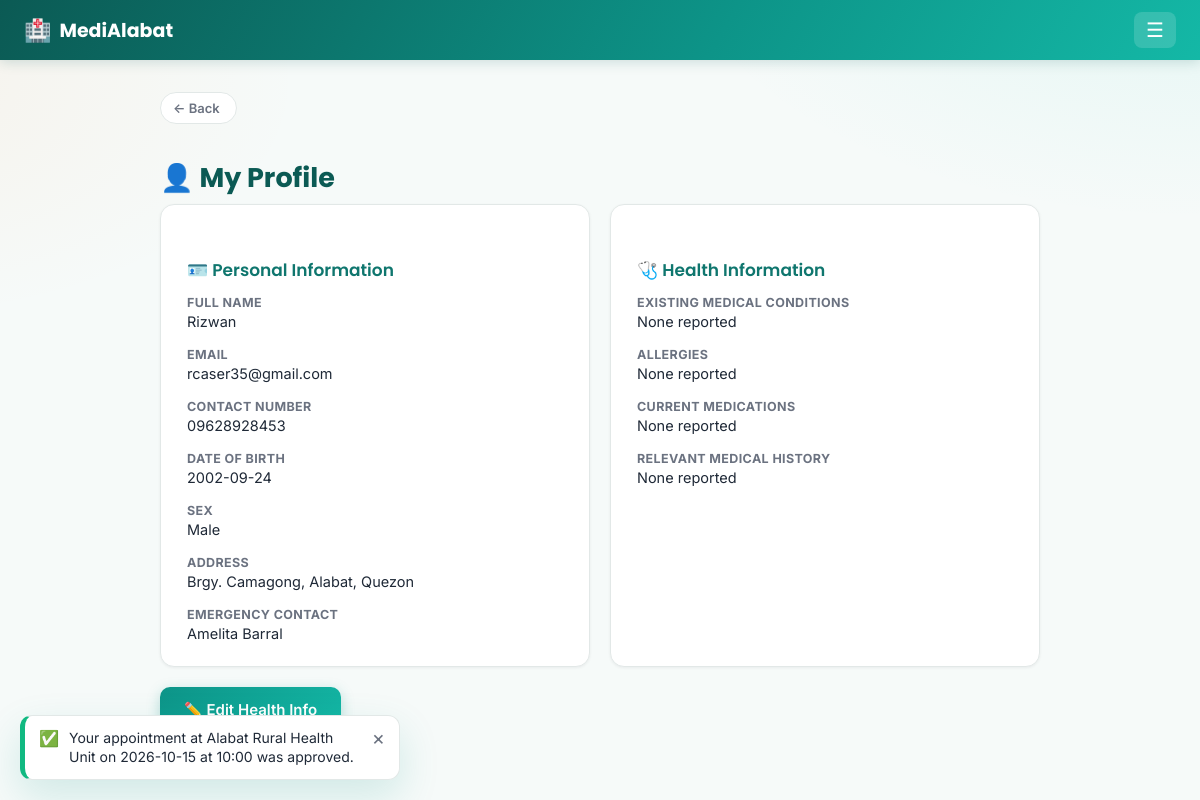
Screenshot of /profile (signed in) with the database file from the repository.
### tables this page shows
CREATE TABLE users (
    id INTEGER PRIMARY KEY AUTOINCREMENT,
    role TEXT NOT NULL CHECK(role IN ('patient', 'staff')),
    full_name TEXT NOT NULL,
    email TEXT UNIQUE NOT NULL,
    password_hash TEXT NOT NULL,
    contact_number TEXT,
    created_at TEXT DEFAULT CURRENT_TIMESTAMP
, first_name TEXT, middle_name TEXT, last_name TEXT, status TEXT NOT NULL DEFAULT 'active', reviewed_by INTEGER, reviewed_at TEXT);

CREATE TABLE patient_profiles (
    user_id INTEGER PRIMARY KEY REFERENCES users(id) ON DELETE CASCADE,
    date_of_birth TEXT,
    address TEXT,
    sex TEXT,
    emergency_contact TEXT,
    existing_conditions TEXT,
    allergies TEXT,
    medications TEXT,
    medical_history TEXT
, emergency_contact_name TEXT, emergency_contact_relation TEXT, emergency_contact_number TEXT);

### app.py (the view)
@app.route("/profile")
@login_required(role="patient")
def patient_profile(user):
    conn = get_db()
    profile = conn.execute(
        "SELECT * FROM patient_profiles WHERE user_id = ?", (user["id"],)
    ).fetchone()
    conn.close()
    return render_template("patient/profile.html", profile=profile)

### app.py (called while the page is built)
def current_user():
    if "user_id" not in session:
        return None
    conn = get_db()
    user = conn.execute("SELECT * FROM users WHERE id = ?", (session["user_id"],)).fetchone()
    conn.close()
    return user

def current_lang():
    return session.get("lang", DEFAULT_LANG)

@app.context_processor
def inject_globals():
    lang = current_lang()
    def fdate(d):
        """'October 8, 2026' / 'Oktubre 8, 2026' — month name follows the active language."""
        return f"{_t('month.' + str(d.month), lang=lang)} {d.day}, {d.year}"
    def fdatetime(value):
        """Format a stored 'YYYY-MM-DD HH:MM' string; returns '' for empty/unparseable values."""
        try:
            dt = datetime.strptime(value, "%Y-%m-%d %H:%M")
        except (TypeError, ValueError):
            return ""
        hour12 = dt.hour % 12 or 12
        return f"{fdate(dt.date())} · {hour12}:{dt.minute:02d} {'AM' if dt.hour < 12 else 'PM'}"
    return {
        "current_user": current_user(),
        "current_lang": lang,
        "t": lambda key, **kwargs: _t(key, lang=lang, **kwargs),
        "fdate": fdate,
        "fdatetime": fdatetime,
    }

def login_required(role=None):
    def decorator(view):
        @functools.wraps(view)
        def wrapped(*args, **kwargs):
            user = current_user()
            if user is None:
                return redirect(url_for("login"))
            if user["role"] == "staff" and user["status"] != "active":
                session.clear()                    # an unapproved / rejected staff account must never get in
                return redirect(url_for("login"))
            if role and user["role"] != role:
                abort(403)
            return view(user, *args, **kwargs)
        return wrapped
    return decorator

### db.py (called while the page is built)
def get_db():
    conn = sqlite3.connect(DB_PATH)
    conn.row_factory = sqlite3.Row
    conn.execute("PRAGMA foreign_keys = ON")
    return conn

### translations.py (called while the page is built)
def t(key, lang="en", **kwargs):
    entry = TRANSLATIONS.get(key)
    if not entry:
        return key
    text = entry.get(lang) or entry.get(DEFAULT_LANG) or key
    if kwargs:
        try:
            text = text.format(**kwargs)
        except (KeyError, IndexError):
            pass
    return text

### templates/patient/profile.html (shortened to what this page needs)
{% extends "base.html" %}
{% block content %}
<h1 class="fade-in">👤 {{ t('profile.title') }}</h1>
<div class="two-col">
    <div class="card fade-in">
        <h2>🪪 {{ t('profile.personal_info') }}</h2>
        <dl class="detail-list">
            <dt>{{ t('auth.full_name') }}</dt><dd>{{ current_user.full_name }}</dd>
            <dt>{{ t('auth.email_only') }}</dt><dd>{{ current_user.email }}</dd>
            <dt>{{ t('auth.contact_number') }}</dt><dd>{{ current_user.contact_number }}</dd>
            <dt>{{ t('auth.dob') }}</dt><dd>{{ profile.date_of_birth }}</dd>
            <dt>{{ t('auth.sex') }}</dt><dd>{{ profile.sex }}</dd>
            <dt>{{ t('auth.address') }}</dt><dd>{{ profile.address }}</dd>
            {% if profile.emergency_contact_name or profile.emergency_contact_relation or profile.emergency_contact_number %}
            <dt>{{ t('profile.emergency_contact_name') }}</dt><dd>{{ profile.emergency_contact_name or t('profile.none_reported') }}</dd>
            <dt>{{ t('profile.emergency_contact_relation') }}</dt><dd>{{ profile.emergency_contact_relation or t('profile.none_reported') }}</dd>
            <dt>{{ t('profile.emergency_contact_number') }}</dt><dd>{{ profile.emergency_contact_number or t('profile.none_reported') }}</dd>
            {% else %}
            <dt>{{ t('profile.emergency_contact') }}</dt><dd>{{ profile.emergency_contact or t('profile.none_reported') }}</dd>
            {% endif %}
        </dl>
    </div>
    <div class="card fade-in">
        <h2>🩺 {{ t('profile.health_info') }}</h2>
        <dl class="detail-list">
            <dt>{{ t('profile.existing_conditions') }}</dt><dd>{{ profile.existing_conditions or t('profile.none_reported') }}</dd>
            <dt>{{ t('profile.allergies') }}</dt><dd>{{ profile.allergies or t('profile.none_reported') }}</dd>
            <dt>{{ t('profile.medications') }}</dt><dd>{{ profile.medications or t('profile.none_reported') }}</dd>
            <dt>{{ t('profile.medical_history') }}</dt><dd>{{ profile.medical_history or t('profile.none_reported') }}</dd>
        </dl>
    </div>
</div>
<a href="{{ url_for('patient_profile_edit') }}" class="btn-primary">✏️ {{ t('profile.edit_btn') }}</a>
{% endblock %}

### static/style.css (style rules this page uses)
:root { --primary: #0d9488; --primary-dark: #0f766e; --primary-darker: #0b5a54; --accent: #2dd4bf; --accent-warm: #fb923c; --bg: #f6faf9; --card-bg: #ffffff; --text: #1f2937; --muted: #6b7280; --danger: #dc2626; --border: #e2e8e7; --radius: 14px; --radius-lg: 20px; --shadow-sm: 0 1px 3px rgba(15, 23, 42, 0.06); --shadow-md: 0 8px 24px rgba(13, 148, 136, 0.10); --shadow-lg: 0 16px 40px rgba(13, 148, 136, 0.16); --heading: var(--primary-darker); --subheading: var(--primary-dark); --input-bg: #fbfdfd; --surface-faint: #edf2f1; --control-bg: #ffffff; --hero-gradient: linear-gradient(135deg, #0d9488 0%, #14b8a6 50%, #2dd4bf 100%); --nav-gradient: linear-gradient(120deg, #0b5a54, #0d9488 60%, #14b8a6); --btn-gradient: linear-gradient(135deg, #0d9488, #14b8a6); --btn-shadow: rgba(13, 148, 136, 0.28); --solid: #0d9488; --tint: #ecfdf9; --tint-strong: #d1fae5; --text-on-tint: #0b5a54; --ai-card-bg: linear-gradient(135deg, #ecfdf9, #fff7ed); --danger-tint: #fef2f2; --warn-tint: #fff7ed; --chip-pending-bg: #fef3c7; --chip-pending-fg: #92400e; --chip-approved-bg: #d1fae5; --chip-approved-fg: #065f46; --chip-resched-bg: #fed7aa; --chip-resched-fg: #9a3412; --flash-ok-bg: #d1fae5; --flash-ok-fg: #065f46; --flash-err-bg: #fee2e2; --flash-err-fg: #991b1b; --slot-open-fg: #065f46; --slot-blocked-bg: #fef2f2; --slot-blocked-border: #fecaca; --slot-blocked-fg: #991b1b; --slot-approved-bg: #ecfdf9; --sun: #dc2626; --sat: #2563eb; --am-bg: #fff7ed; --am-border: #fed7aa; --am-fg: #9a3412; --am-label: #b45309; --pm-bg: #eef2ff; --pm-border: #c7d2fe; --pm-fg: #3730a3; --pm-label: #4338ca; color-scheme: light; }
* { box-sizing: border-box; overflow-wrap: break-word; }
body { margin: 0; font-family: 'Inter', system-ui, -apple-system, sans-serif; transition: background-color 0.2s ease, color 0.2s ease; background: radial-gradient(900px 500px at 100% -10%, rgba(45, 212, 191, 0.10), transparent 60%), radial-gradient(700px 400px at -10% 10%, rgba(251, 146, 60, 0.07), transparent 60%), var(--bg); background-attachment: fixed; color: var(--text); -webkit-font-smoothing: antialiased; }
h1, h2, h3, .brand, .brand-lg { font-family: 'Poppins', 'Inter', system-ui, sans-serif; }
a { color: var(--primary); text-decoration: none; transition: color 0.15s ease; }
.fade-in { animation: fadeInUp 0.35s ease both; }
h1 { font-size: 27px; margin-bottom: 6px; font-weight: 700; color: var(--heading); }
h2 { font-size: 17px; margin-top: 30px; margin-bottom: 12px; color: var(--subheading); font-weight: 600; }
.card { background: var(--card-bg); border: 1px solid var(--border); border-radius: var(--radius); padding: 22px 26px; margin-bottom: 20px; box-shadow: var(--shadow-sm); transition: box-shadow 0.2s ease, transform 0.2s ease; }
.btn-primary { background: var(--btn-gradient); color: white; border: none; padding: 13px 24px; border-radius: 10px; font-size: 15px; font-weight: 600; display: inline-block; text-align: center; box-shadow: 0 4px 14px var(--btn-shadow); transition: transform 0.15s ease, box-shadow 0.15s ease; }
.detail-list { display: grid; grid-template-columns: 1fr; row-gap: 3px; margin: 0; }
.detail-list dt { color: var(--muted); font-size: 12.5px; font-weight: 700; text-transform: uppercase; letter-spacing: 0.03em; overflow-wrap: break-word; margin-top: 12px; }
.detail-list dt:first-of-type { margin-top: 0; }
.detail-list dd { margin: 0 0 2px; overflow-wrap: break-word; font-size: 14.5px; }
.two-col { display: grid; grid-template-columns: 1fr 1fr; gap: 20px; }

### rows the page displays
users: full_name "Rizwan", email "rcaser35@gmail.com", contact_number "09628928453"
patient_profiles: date_of_birth "2002-09-24", sex "Male", address "Brgy. Camagong, Alabat, Quezon", emergency_contact "Amelita Barral"

### other values shown
{{ t('nav.back') }} "Back"
{{ t('profile.title') }} "My Profile"
{{ t('profile.personal_info') }} "Personal Information"
{{ t('auth.full_name') }} "FULL NAME"
{{ t('auth.email_only') }} "EMAIL"
{{ t('auth.contact_number') }} "CONTACT NUMBER"
{{ t('auth.dob') }} "DATE OF BIRTH"
{{ t('auth.sex') }} "SEX"
{{ t('auth.address') }} "ADDRESS"
{{ t('profile.emergency_contact') }} "EMERGENCY CONTACT"
{{ t('profile.health_info') }} "Health Information"
{{ t('profile.existing_conditions') }} "EXISTING MEDICAL CONDITIONS"
{{ profile.existing_conditions or t('profile.none_reported') }} "None reported"
{{ t('profile.allergies') }} "ALLERGIES"
{{ profile.allergies or t('profile.none_reported') }} "None reported"
